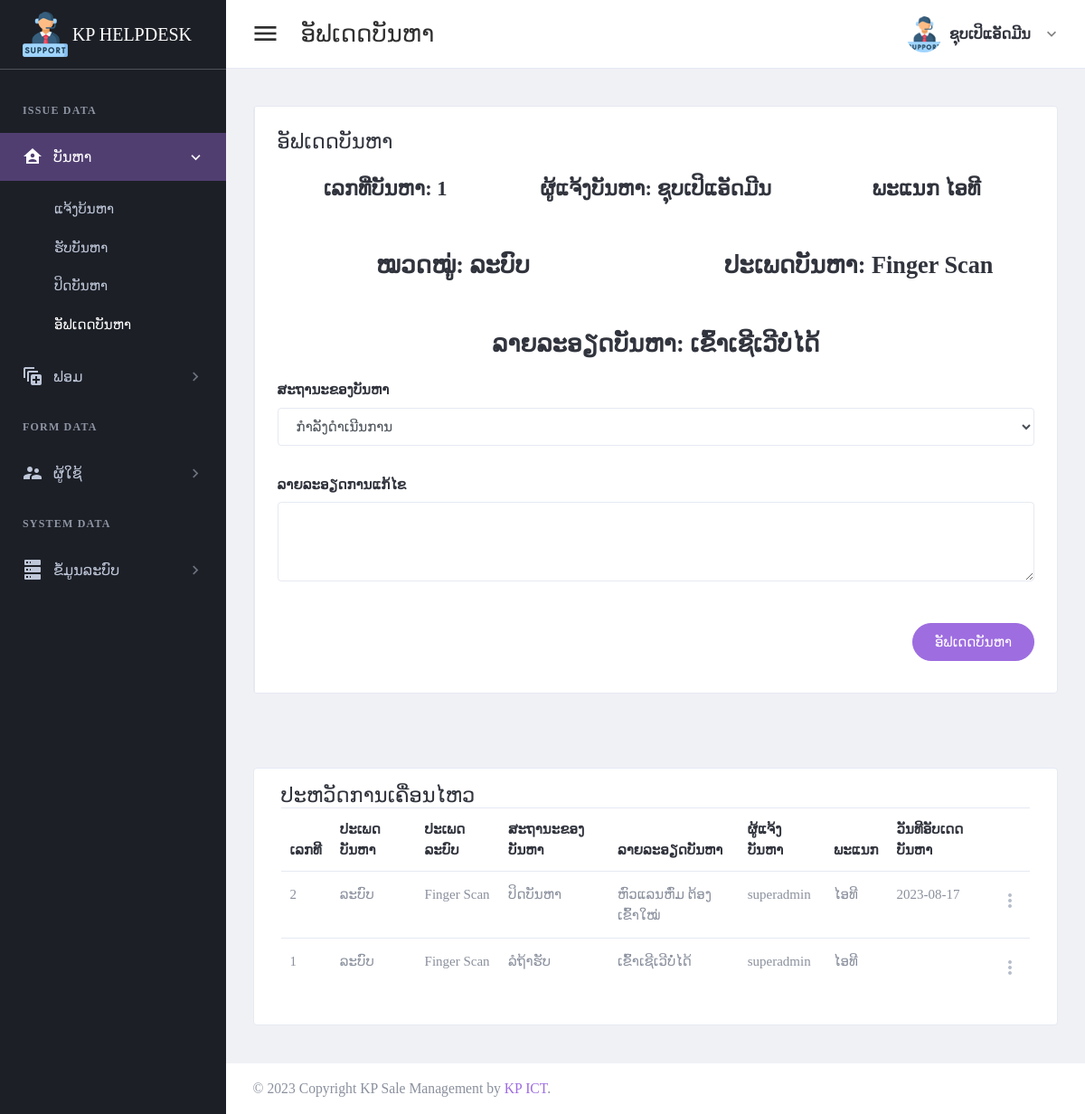
The page /page/issue_history.php?ir_id=1 (signed in) on the database its author committed.
### tables this page shows
CREATE TABLE `tbl_header_title` (
  `ht_id` int(11) NOT NULL,
  `ht_name` varchar(300) DEFAULT NULL
);

CREATE TABLE `tbl_sub_title` (
  `st_id` int(11) NOT NULL,
  `st_name` varchar(300) DEFAULT NULL,
  `icon_code` varchar(100) DEFAULT NULL,
  `ht_id` int(11) DEFAULT NULL
);

CREATE TABLE `tbl_page_title` (
  `pt_id` int(11) NOT NULL,
  `pt_name` varchar(300) DEFAULT NULL,
  `ptf_name` varchar(100) DEFAULT NULL,
  `st_id` int(11) DEFAULT NULL
);

CREATE TABLE `tbl_issue_request` (
  `ir_id` int(11) NOT NULL,
  `ist_id` int(11) DEFAULT NULL,
  `ir_state` int(11) DEFAULT NULL,
  `ir_detail` text DEFAULT NULL,
  `reqeust_by` int(11) DEFAULT NULL,
  `request_date` date DEFAULT NULL,
  `assign_by` int(11) DEFAULT NULL,
  `assign_date` date DEFAULT NULL,
  `rate_point` int(11) DEFAULT NULL
);

CREATE TABLE `tbl_user` (
  `usid` int(11) NOT NULL,
  `full_name` varchar(300) DEFAULT NULL,
  `user_name` varchar(30) DEFAULT NULL,
  `user_password` varchar(30) DEFAULT NULL,
  `role_id` int(11) DEFAULT NULL,
  `depart_id` int(11) DEFAULT NULL,
  `user_status` int(11) DEFAULT NULL,
  `add_by` int(11) DEFAULT NULL,
  `date_register` date DEFAULT NULL
);

CREATE TABLE `tbl_depart` (
  `dp_id` int(11) NOT NULL,
  `dp_name` varchar(150) DEFAULT NULL
);

CREATE TABLE `tbl_issue_category` (
  `isc_id` int(11) NOT NULL,
  `isc_name` varchar(50) DEFAULT NULL
);

CREATE TABLE `tbl_issue_type` (
  `ist_id` int(11) NOT NULL,
  `isc_id` int(11) DEFAULT NULL,
  `ist_name` varchar(150) DEFAULT NULL
);

CREATE TABLE `tbl_issue_history` (
  `ih_id` int(11) NOT NULL,
  `ir_id` int(11) DEFAULT NULL,
  `ir_state` int(11) DEFAULT NULL,
  `ih_detail` text DEFAULT NULL,
  `update_by` int(11) DEFAULT NULL,
  `update_date` date DEFAULT NULL
);

CREATE TABLE `tbl_issue_status` (
  `is_id` int(11) NOT NULL,
  `is_name` varchar(300) DEFAULT NULL
);

### page/issue_history.php (the view, shortened to what the rows shown need)
<?php
include("../setting/checksession.php");
include("../setting/conn.php");
$header_name = "ອັຟເດດບັນຫາ";
$header_click = "1";
$ir_id = $_GET['ir_id'];
?>
<!DOCTYPE html>
<html lang="en" dir="ltr">
<head>
    <?php
    include("../setting/callcss.php");
    ?>
</head>
<body class="navbar-fixed sidebar-fixed" id="body">
    <div class="wrapper">
        <?php include "menu.php"; ?>
        <div class="page-wrapper">
            <div class="content-wrapper">
                <div class="content">
                    <div class="email-wrapper rounded border bg-white">
                        <div class="row no-gutters justify-content-center">
                            <div class="col-xxl-12">
                                <div class="email-right-column  email-body p-4 p-xl-5">
                                        <?php
                                        $detail = $conn->query("
                                        SELECT ir_id,ir_detail, full_name,dp_name,ist_name,isc_name
                                        FROM tbl_issue_request a
                                        left join tbl_user b on a.reqeust_by = b.usid
                                        left join tbl_depart c on b.depart_id = c.dp_id
                                        left join tbl_issue_type d on a.ist_id = d.ist_id
                                        left join tbl_issue_category e on d.isc_id = e.isc_id
                                        where ir_id = '$ir_id'
                                        ")->fetch(PDO::FETCH_ASSOC);
                                        ?>
                                    <form method="post" id="addhistory">
                                        <div class="row">
                                            <div class="row text-center">
                                                <div class="col-lg-4">
                                                    <div class="form-group">
                                                        <H4>
                                                            <label for="firstName">ເລກທີ່ບັນຫາ: </label> <label for="firstName"><?php echo $detail['ir_id']; ?></label>
                                                        </H4>
                                                    </div>
                                                </div>
                                                <div class="col-lg-4">
                                                    <div class="form-group">
                                                        <H4>
                                                            <label for="firstName">ຜູ້ແຈ້ງບັນຫາ: </label> <label for="firstName"><?php echo $detail['full_name']; ?></label>
                                                        </H4>
                                                    </div>
                                                </div>
                                                <div class="col-lg-4">
                                                    <div class="form-group">
                                                        <H4>
                                                            <label for="firstName">ພະແນກ</label> <label for="firstName"><?php echo $detail['dp_name']; ?></label>
                                                        </H4>
                                                    </div>
                                                </div>
                                                <div class="col-lg-6">
                                                    <div class="form-group">
                                                        <h3> <label for="firstName"></label>
                                                            <div><label for="firstName">ໝວດໝູ່: <?php echo $detail['isc_name']; ?></label></div>
                                                        </h3>
                                                    </div>
                                                </div>
                                                <div class="col-lg-6">
                                                    <div class="form-group">
                                                        <h3> <label for="firstName"></label>
                                                            <div><label for="firstName">ປະເພດບັນຫາ: <?php echo $detail['ist_name']; ?></label></div>
                                                        </h3>
                                                    </div>
                                                </div>
                                                <div class="col-lg-12">
                                                    <div class="form-group">
                                                        <h3> <label for="firstName"></label>
                                                            <div><label for="firstName">ລາຍລະອຽດບັນຫາ: <?php echo $detail['ir_detail']; ?></label></div>
                                                        </h3>
                                                    </div>
                                                </div>
                                            </div>
                                        </div>
                                    </form>
                                </div>
                            </div>
                        </div>
                    </div>
                </div>
            </div>
            <div class="content-wrapper">
                <div class="content">
                    <div class="card card-default">
                        <div class="card-body">
                            <table id="productsTable" class="table table-hover table-product" style="width:100%">
                                <thead>
                                    <tr>
                                        <th>ເລກທີ</th>
                                        <th>ປະເພດບັນຫາ</th>
                                        <th>ປະເພດລະບົບ</th>
                                        <th>ສະຖານະຂອງບັນຫາ</th>
                                        <th>ລາຍລະອຽດບັນຫາ</th>
                                        <th>ຜູ້ແຈ້ງບັນຫາ</th>
                                        <th>ພະແນກ</th>
                                        <th>ວັນທີອັບເດດບັນຫາ</th>
                                        <th></th>
                                    </tr>
                                </thead>
                                <tbody>
                                    <?php
                                    $stmt4 = $conn->prepare("SELECT ih_id,isc_name,ist_name,is_name ,ih_detail,user_name,dp_name,update_date
                                     FROM tbl_issue_history a
                                    left join tbl_issue_request e on a.ir_id = e.ir_id
                                    left join tbl_issue_type b on e.ist_id = b.ist_id
                                    left join tbl_issue_category c on b.isc_id = c.isc_id
                                    left join tbl_issue_status d on a.ir_state = d.is_id
                                    left join tbl_user f on e.reqeust_by = f.usid
                                    left join tbl_depart g on f.depart_id = g.dp_id
                                    where a.ir_id = '$ir_id'
                                    order by ih_id desc
                                    ; ");
                                    $stmt4->execute();
                                    if ($stmt4->rowCount() > 0) {
                                        while ($row4 = $stmt4->fetch(PDO::FETCH_ASSOC)) {
                                            $ih_id = $row4['ih_id'];
                                            $isc_name = $row4['isc_name'];
                                            $ist_name = $row4['ist_name'];
                                            $is_name = $row4['is_name'];
                                            $ih_detail = $row4['ih_detail'];
                                            $user_name = $row4['user_name'];
                                            $dp_name = $row4['dp_name'];
                                            $update_date = $row4['update_date'];
                                    ?>
                                            <tr>
                                                <td><?php echo "$ih_id"; ?></td>
                                                <td><?php echo "$isc_name"; ?></td>
                                                <td><?php echo "$ist_name"; ?></td>
                                                <td><?php echo "$is_name"; ?></td>
                                                <td><?php echo "$ih_detail"; ?></td>
                                                <td><?php echo "$user_name"; ?></td>
                                                <td><?php echo "$dp_name"; ?></td>
                                                <td><?php echo "$update_date"; ?></td>
                                                <td>
                                                    <div class="dropdown">
                                                        <a class="dropdown-toggle icon-burger-mini" href="#" role="button" id="dropdownMenuLink" data-toggle="dropdown" aria-haspopup="true" aria-expanded="false" data-display="static">
                                                        </a>
                                                    </div>
                                                </td>
                                            </tr>
                                    <?php
                                        }
                                    }
                                    ?>
                                </tbody>
                            </table>
                        </div>
                    </div>
                </div>
            </div>
        </div>
    </div>
</body>
</html>

### page/menu.php (shortened to what the rows shown need)
<aside class="left-sidebar sidebar-dark" id="left-sidebar">
  <div id="sidebar" class="sidebar sidebar-with-footer">
    <div class="sidebar-left" data-simplebar style="height: 100%;">
      <ul class="nav sidebar-inner" id="sidebar-menu">
        <?php
        $stmt = $conn->prepare(" SELECT distinct a.ht_id,ht_name
        FROM tbl_header_title a
        left join tbl_role_page b on a.ht_id = b.ht_id
        where role_id ='$role_id'
        order by  a.ht_id asc ");
        $stmt->execute();
        if ($stmt->rowCount() > 0) {
          while ($row = $stmt->fetch(PDO::FETCH_ASSOC)) {
            $ht_id = $row['ht_id'];
            $ht_name = $row['ht_name'];
        ?>
            <li class="section-title"> <?php echo "$ht_name"; ?></li>
            <?php
            $stmt1 = $conn->prepare("SELECT distinct a.st_id,st_name,role_id,icon_code
            FROM tbl_sub_title a
            left join tbl_role_page b on a.st_id = b.st_id
            where a.ht_id = '$ht_id' and role_id ='$role_id'
            order by a.st_id asc ");
            $stmt1->execute();
            if ($stmt1->rowCount() > 0) {
              while ($row1 = $stmt1->fetch(PDO::FETCH_ASSOC)) {
                $st_name = $row1['st_name'];
                $st_id = $row1['st_id'];
                $icon_code = $row1['icon_code'];
            ?>
                <li class='has-sub <?php if ($header_click == "$st_id") {  echo "active expand"; } ?>'>
                  <a class="sidenav-item-link" href="javascript:void(0)" data-toggle="collapse" data-target='#<?php echo "$st_name"; ?>' aria-expanded="false" aria-controls="<?php echo "$st_name"; ?>">
                    <i class="mdi <?php echo"$icon_code";?>"></i>
                    <span class="nav-text"> <?php echo "$st_name"; ?> </span> <b class="caret"></b>
                  </a>
                  <ul class='collapse <?php if ($header_click == "$st_id" ) { echo "show"; } ?>' id="<?php echo "$st_name"; ?>" data-parent="#sidebar-menu">
                    <div class="sub-menu">
                      <?php
                      $stmt2 = $conn->prepare(" SELECT pt_name,ptf_name
                      FROM tbl_page_title a
                      left join tbl_role_page b on a.pt_id = b.pt_id
                      where a.st_id = '$st_id' and role_id ='$role_id'
                      order by a.pt_id asc ");
                      $stmt2->execute();
                      if ($stmt2->rowCount() > 0) {
                        while ($row2 = $stmt2->fetch(PDO::FETCH_ASSOC)) {
                          $pt_name = $row2['pt_name'];
                      ?>
                          <li class="<?php if ($header_name ==  $row2['pt_name']) { echo "active"; } ?>">
                            <a class="sidenav-item-link" href='<?php echo $row2['ptf_name'] ?>'>
                              <span class="nav-text"><?php echo"$pt_name";?></span>
                            </a>
                          </li>
                      <?php
                        }
                      }
                      ?>
                    </div>
                  </ul>
              <?php
              }
            }
              ?>
                </li>
            <?php
          }
        }
            ?>
      </ul>
    </div>
  </div>
</aside>

### rows shown on the page
tbl_header_title: ht_name "ISSUE DATA"
tbl_sub_title: st_name "ບັນຫາ"
tbl_page_title: pt_name "ແຈ້ງບ້ນຫາ"
tbl_page_title: pt_name "ຮັບບັນຫາ"
tbl_page_title: pt_name "ປິດບັນຫາ"
tbl_page_title: pt_name "ອັຟເດດບັນຫາ"
tbl_sub_title: st_name "ຟອມ"
tbl_header_title: ht_name "FORM DATA"
tbl_sub_title: st_name "ຜູ້ໃຊ້"
tbl_header_title: ht_name "SYSTEM DATA"
tbl_sub_title: st_name "ຂໍ້ມູນລະບົບ"
tbl_issue_request: ir_id "1", tbl_user.full_name "ຊຸບເປິແອັດມີນ", tbl_depart.dp_name "ໄອທີ", tbl_issue_category.isc_name "ລະບົບ", ist.ist_name "Finger Scan", ir_detail "ເຂົ້າເຊີເວີບໍ່ໄດ້"
tbl_issue_history: ih_id "2", tbl_issue_category.isc_name "ລະບົບ", tbl_issue_type.ist_name "Finger Scan", tbl_issue_status.is_name "ປິດບັນຫາ", ih_detail "ຫົວແລນຫົ່ມ ຕ້ອງເຂົ້າໃໝ່", tbl_user.user_name "superadmin", tbl_depart.dp_name "ໄອທີ", update_date "2023-08-17"
tbl_issue_history: ih_id "1", tbl_issue_category.isc_name "ລະບົບ", tbl_issue_type.ist_name "Finger Scan", tbl_issue_status.is_name "ລໍຖ້າຮັບ", ih_detail "ເຂົ້າເຊີເວີບໍ່ໄດ້", tbl_user.user_name "superadmin", tbl_depart.dp_name "ໄອທີ"

### other values the page prints
$header_name "ອັຟເດດບັນຫາ"
$full_name "ຊຸບເປິແອັດມີນ"
form field ir_state "ກຳລັງດຳເນີນການ"
